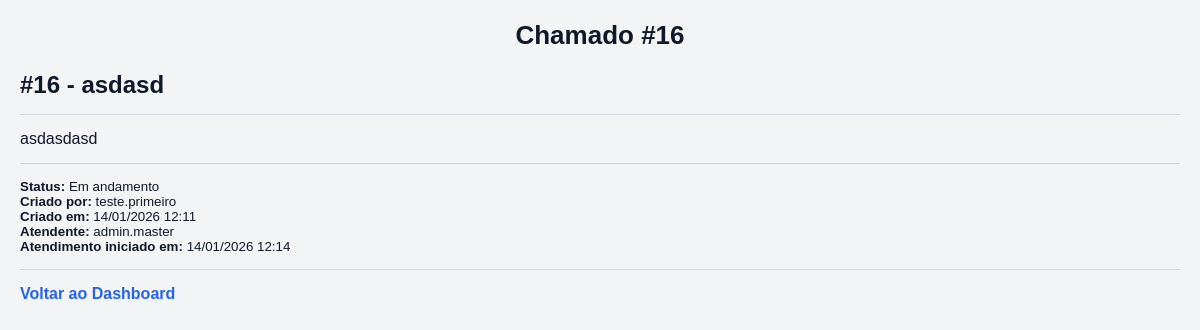
Screenshot of /ticket/16 (signed in) with the database file from the repository.
### tables this page shows
CREATE TABLE tickets (
    id INTEGER PRIMARY KEY AUTOINCREMENT, -- ID único do chamado (auto incremento)

    titulo TEXT NOT NULL,                 -- Título do chamado
    descricao TEXT NOT NULL,              -- Descrição do problema

    status TEXT NOT NULL,                 -- Status do ticket: Aberto | Em andamento | Fechado

    user_id INTEGER NOT NULL,             -- ID do usuário que criou o chamado

    attendant_id INTEGER,                 -- ID do atendente responsável (pode ser NULL)

    created_at TEXT NOT NULL,             -- Data/hora de criação do chamado

    started_at TEXT,                      -- Data/hora de início do atendimento (pode ser NULL)
    closed_at TEXT,                       -- Data/hora de fechamento (pode ser NULL)

    is_hidden INTEGER NOT NULL,           -- 0 = visível | 1 = oculto (soft delete)

    hidden_by INTEGER,                    -- ID de quem ocultou (atendente/admin)
    hidden_at TEXT                        -- Data/hora que foi ocultado
);

CREATE TABLE users (
    id INTEGER PRIMARY KEY AUTOINCREMENT,
    username TEXT NOT NULL UNIQUE,
    email TEXT,
    senha TEXT NOT NULL,
    is_admin INTEGER NOT NULL
);

### app.py (the view, shortened to what this page needs)
@app.route('/ticket/<int:ticket_id>')
def ticket_detail(ticket_id):
    if 'user_id' not in session:
        return redirect(url_for('login'))
    nivel = session.get('nivel')
    conn = get_db_connection()
    cursor = conn.cursor()
    cursor.execute("""
        SELECT
            tickets.id,
            tickets.status,
            tickets.is_hidden,
            attendant.username AS attendant_name
        FROM tickets
        LEFT JOIN users AS attendant ON tickets.attendant_id = attendant.id
        WHERE tickets.id = ?
    """, (ticket_id,))
    info = cursor.fetchone()
    if not info:
        conn.close()
        flash(f"Chamado Nº: {ticket_id} não encontrado.", "error")
        return redirect(url_for('dashboard'))
    status = info['status']
    is_hidden = info['is_hidden']
    atendente = info['attendant_name'] or "—"
    if is_hidden == 1 and nivel != 2:
        conn.close()
        flash(f"Chamado Nº: {ticket_id} não encontrado.", "error")
        return redirect(url_for('dashboard'))
    if nivel == 2:
        cursor.execute("""
            SELECT
                tickets.id,
                tickets.titulo,
                tickets.descricao,
                tickets.status,
                tickets.created_at,
                tickets.started_at,
                tickets.closed_at,
                tickets.is_hidden,
                creator.username,
                attendant.username,
                hider.username,
                tickets.hidden_at
            FROM tickets
            JOIN users AS creator ON tickets.user_id = creator.id
            LEFT JOIN users AS attendant ON tickets.attendant_id = attendant.id
            LEFT JOIN users AS hider ON tickets.hidden_by = hider.id
            WHERE tickets.id = ?
        """, (ticket_id,))
        ticket = cursor.fetchone()
    elif nivel == 0:
        cursor.execute("""
            SELECT
                tickets.id,
                tickets.titulo,
                tickets.descricao,
                tickets.status,
                tickets.created_at,
                tickets.started_at,
                tickets.closed_at,
                tickets.is_hidden,
                creator.username,
                attendant.username,
                hider.username,
                tickets.hidden_at
            FROM tickets
            JOIN users AS creator ON tickets.user_id = creator.id
            LEFT JOIN users AS attendant ON tickets.attendant_id = attendant.id
            LEFT JOIN users AS hider ON tickets.hidden_by = hider.id
            WHERE tickets.id = ?
              AND tickets.user_id = ?
              AND tickets.is_hidden = 0
        """, (ticket_id, session['user_id']))
        ticket = cursor.fetchone()
    conn.close()
    return render_template('ticket_detail.html', ticket=ticket)

### app.py (called while the page is built)
def get_db_connection():
    conn = sqlite3.connect('database.db')
    conn.row_factory = sqlite3.Row  # melhora leitura (pode acessar por nome se quiser)
    return conn

### templates/ticket_detail.html (shortened to what this page needs)
<!DOCTYPE html>
<html lang="pt-br">
<head>
    <link rel="stylesheet" href="{{ url_for('static', filename='style.css') }}">
</head>
<body>
<h1>Chamado #{{ ticket[0] }}</h1>
<h2>#{{ ticket[0] }} - {{ ticket[1] }}</h2>
<hr>
<p>{{ ticket[2] }}</p>
<hr>
<small>
    <p><strong>Status:</strong>
        {% if ticket[7] == 1 %}
            Ocultado
        {% else %}
            {{ ticket[3] }}
        {% endif %}
    </p>
    <p><strong>Criado por:</strong> {{ ticket[8] }}</p>
    <p><strong>Criado em:</strong> {{ ticket[4] }}</p>
    {% if ticket[9] %}
        <p><strong>Atendente:</strong> {{ ticket[9] }}</p>
    {% endif %}
    {% if ticket[5] %}
        <p><strong>Atendimento iniciado em:</strong> {{ ticket[5] }}</p>
    {% endif %}
</small>
<hr>
<p>
    <a href="{{ url_for('dashboard') }}">Voltar ao Dashboard</a>
</p>
</body>
</html>

### static/style.css (style rules this page uses)
* { margin: 0; padding: 0; box-sizing: border-box; }
body { font-family: Arial, Helvetica, sans-serif; background: #f3f4f6; color: #111827; padding: 20px; }
h1 { text-align: center; margin-bottom: 20px; font-size: 26px; }
a { color: #2563eb; text-decoration: none; font-weight: bold; }
hr { margin: 15px 0; border: none; border-top: 1px solid #d1d5db; }

### rows the page displays
tickets: id "16", titulo "asdasd", descricao "asdasdasd", status "Em andamento", created_at "14/01/2026 12:11", started_at "14/01/2026 12:14"
users: username "teste.primeiro"
users: username "admin.master"
